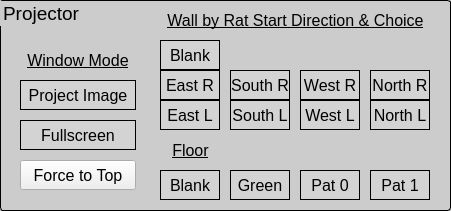
  <widget class="QGroupBox" name="projectionOperationGroupBox">
   <property name="geometry">
    <rect>
     <x>10</x>
     <y>850</y>
     <width>451</width>
     <height>211</height>
    </rect>
   </property>
   <property name="font">
    <font>
     <pointsize>14</pointsize>
    </font>
   </property>
   <property name="styleSheet">
    <string notr="true">QGroupBox {
                    background-color: #cccccc; /* light gray */
                    border: 1px solid black; /* 1pt solid black border */
                    border-radius: 3px; /* Optional: for slightly rounded corners */
                    }
                </string>
   </property>
   <property name="title">
    <string>Projector</string>
   </property>
   <widget class="QPushButton" name="projWallImgCfgBtn_3">
    <property name="geometry">
     <rect>
      <x>230</x>
      <y>70</y>
      <width>60</width>
      <height>30</height>
     </rect>
    </property>
    <property name="font">
     <font>
      <pointsize>12</pointsize>
     </font>
    </property>
    <property name="styleSheet">
     <string notr="true">QPushButton {
    background-color: lightgray;
    border: 1px solid black;
}

QPushButton:checked {
    background-color: gray; /* Color when toggled */
}

QPushButton:pressed {
    background-color: darkgray; /* Color when pressed */
}
</string>
    </property>
    <property name="text">
     <string>South R</string>
    </property>
    <property name="checkable">
     <bool>true</bool>
    </property>
   </widget>
   <widget class="QPushButton" name="projWallImgCfgBtn_7">
    <property name="geometry">
     <rect>
      <x>370</x>
      <y>70</y>
      <width>60</width>
      <height>30</height>
     </rect>
    </property>
    <property name="font">
     <font>
      <pointsize>12</pointsize>
     </font>
    </property>
    <property name="styleSheet">
     <string notr="true">QPushButton {
    background-color: lightgray;
    border: 1px solid black;
}

QPushButton:checked {
    background-color: gray; /* Color when toggled */
}

QPushButton:pressed {
    background-color: darkgray; /* Color when pressed */
}
</string>
    </property>
    <property name="text">
     <string>North R</string>
    </property>
    <property name="checkable">
     <bool>true</bool>
    </property>
   </widget>
   <widget class="QPushButton" name="projWallImgCfgBtn_5">
    <property name="geometry">
     <rect>
      <x>300</x>
      <y>70</y>
      <width>60</width>
      <height>30</height>
     </rect>
    </property>
    <property name="font">
     <font>
      <pointsize>12</pointsize>
     </font>
    </property>
    <property name="styleSheet">
     <string notr="true">QPushButton {
    background-color: lightgray;
    border: 1px solid black;
}

QPushButton:checked {
    background-color: gray; /* Color when toggled */
}

QPushButton:pressed {
    background-color: darkgray; /* Color when pressed */
}
</string>
    </property>
    <property name="text">
     <string>West R</string>
    </property>
    <property name="checkable">
     <bool>true</bool>
    </property>
   </widget>
   <widget class="QPushButton" name="projWallImgCfgBtn_8">
    <property name="geometry">
     <rect>
      <x>370</x>
      <y>100</y>
      <width>60</width>
      <height>30</height>
     </rect>
    </property>
    <property name="font">
     <font>
      <pointsize>12</pointsize>
     </font>
    </property>
    <property name="styleSheet">
     <string notr="true">QPushButton {
    background-color: lightgray;
    border: 1px solid black;
}

QPushButton:checked {
    background-color: gray; /* Color when toggled */
}

QPushButton:pressed {
    background-color: darkgray; /* Color when pressed */
}
</string>
    </property>
    <property name="text">
     <string>North L</string>
    </property>
    <property name="checkable">
     <bool>true</bool>
    </property>
   </widget>
   <widget class="QPushButton" name="projWallImgCfgBtn_6">
    <property name="geometry">
     <rect>
      <x>300</x>
      <y>100</y>
      <width>60</width>
      <height>30</height>
     </rect>
    </property>
    <property name="font">
     <font>
      <pointsize>12</pointsize>
     </font>
    </property>
    <property name="styleSheet">
     <string notr="true">QPushButton {
    background-color: lightgray;
    border: 1px solid black;
}

QPushButton:checked {
    background-color: gray; /* Color when toggled */
}

QPushButton:pressed {
    background-color: darkgray; /* Color when pressed */
}
</string>
    </property>
    <property name="text">
     <string>West L</string>
    </property>
    <property name="checkable">
     <bool>true</bool>
    </property>
   </widget>
   <widget class="QPushButton" name="projWallImgCfgBtn_0">
    <property name="geometry">
     <rect>
      <x>160</x>
      <y>40</y>
      <width>60</width>
      <height>30</height>
     </rect>
    </property>
    <property name="font">
     <font>
      <pointsize>12</pointsize>
     </font>
    </property>
    <property name="styleSheet">
     <string notr="true">QPushButton {
    background-color: lightgray;
    border: 1px solid black;
}

QPushButton:checked {
    background-color: gray; /* Color when toggled */
}

QPushButton:pressed {
    background-color: darkgray; /* Color when pressed */
}
</string>
    </property>
    <property name="text">
     <string>Blank</string>
    </property>
    <property name="checkable">
     <bool>true</bool>
    </property>
   </widget>
   <widget class="QPushButton" name="projWallImgCfgBtn_2">
    <property name="geometry">
     <rect>
      <x>160</x>
      <y>100</y>
      <width>60</width>
      <height>30</height>
     </rect>
    </property>
    <property name="font">
     <font>
      <pointsize>12</pointsize>
     </font>
    </property>
    <property name="styleSheet">
     <string notr="true">QPushButton {
    background-color: lightgray;
    border: 1px solid black;
}

QPushButton:checked {
    background-color: gray; /* Color when toggled */
}

QPushButton:pressed {
    background-color: darkgray; /* Color when pressed */
}
</string>
    </property>
    <property name="text">
     <string>East L</string>
    </property>
    <property name="checkable">
     <bool>true</bool>
    </property>
   </widget>
   <widget class="QPushButton" name="projWallImgCfgBtn_4">
    <property name="geometry">
     <rect>
      <x>230</x>
      <y>100</y>
      <width>60</width>
      <height>30</height>
     </rect>
    </property>
    <property name="font">
     <font>
      <pointsize>12</pointsize>
     </font>
    </property>
    <property name="styleSheet">
     <string notr="true">QPushButton {
    background-color: lightgray;
    border: 1px solid black;
}

QPushButton:checked {
    background-color: gray; /* Color when toggled */
}

QPushButton:pressed {
    background-color: darkgray; /* Color when pressed */
}
</string>
    </property>
    <property name="text">
     <string>South L</string>
    </property>
    <property name="checkable">
     <bool>true</bool>
    </property>
   </widget>
   <widget class="QPushButton" name="projWallImgCfgBtn_1">
    <property name="geometry">
     <rect>
      <x>160</x>
      <y>70</y>
      <width>60</width>
      <height>30</height>
     </rect>
    </property>
    <property name="font">
     <font>
      <pointsize>12</pointsize>
     </font>
    </property>
    <property name="styleSheet">
     <string notr="true">QPushButton {
    background-color: lightgray;
    border: 1px solid black;
}

QPushButton:checked {
    background-color: gray; /* Color when toggled */
}

QPushButton:pressed {
    background-color: darkgray; /* Color when pressed */
}
</string>
    </property>
    <property name="text">
     <string>East R</string>
    </property>
    <property name="checkable">
     <bool>true</bool>
    </property>
   </widget>
   <widget class="QLabel" name="projImgCfgFloorLabel">
    <property name="geometry">
     <rect>
      <x>160</x>
      <y>140</y>
      <width>61</width>
      <height>21</height>
     </rect>
    </property>
    <property name="font">
     <font>
      <pointsize>12</pointsize>
      <underline>true</underline>
     </font>
    </property>
    <property name="text">
     <string>&lt;html&gt;&lt;head/&gt;&lt;body&gt;&lt;p&gt;Floor&lt;/p&gt;&lt;/body&gt;&lt;/html&gt;</string>
    </property>
    <property name="alignment">
     <set>Qt::AlignCenter</set>
    </property>
   </widget>
   <widget class="QLabel" name="projModeLabel">
    <property name="geometry">
     <rect>
      <x>20</x>
      <y>50</y>
      <width>116</width>
      <height>21</height>
     </rect>
    </property>
    <property name="font">
     <font>
      <pointsize>12</pointsize>
      <underline>true</underline>
     </font>
    </property>
    <property name="text">
     <string>&lt;html&gt;&lt;head/&gt;&lt;body&gt;&lt;p
                        align=&quot;center&quot;&gt;Window Mode&lt;/p&gt;&lt;/body&gt;&lt;/html&gt;</string>
    </property>
    <property name="alignment">
     <set>Qt::AlignCenter</set>
    </property>
   </widget>
   <widget class="QPushButton" name="projWinTogBtn">
    <property name="geometry">
     <rect>
      <x>20</x>
      <y>80</y>
      <width>116</width>
      <height>30</height>
     </rect>
    </property>
    <property name="font">
     <font>
      <pointsize>12</pointsize>
      <weight>50</weight>
      <bold>false</bold>
     </font>
    </property>
    <property name="autoFillBackground">
     <bool>false</bool>
    </property>
    <property name="styleSheet">
     <string notr="true">QPushButton {
    background-color: lightgray;
    border: 1px solid black;
}

QPushButton:checked {
    background-color: gray; /* Color when toggled */
}

QPushButton:pressed {
    background-color: darkgray; /* Color when pressed */
}
</string>
    </property>
    <property name="text">
     <string>Project Image</string>
    </property>
    <property name="checkable">
     <bool>true</bool>
    </property>
   </widget>
   <widget class="QPushButton" name="projWinTogFullScrBtn">
    <property name="geometry">
     <rect>
      <x>20</x>
      <y>120</y>
      <width>116</width>
      <height>30</height>
     </rect>
    </property>
    <property name="font">
     <font>
      <pointsize>12</pointsize>
      <weight>50</weight>
      <bold>false</bold>
     </font>
    </property>
    <property name="styleSheet">
     <string notr="true">QPushButton {
    background-color: lightgray;
    border: 1px solid black;
}

QPushButton:checked {
    background-color: gray; /* Color when toggled */
}

QPushButton:pressed {
    background-color: darkgray; /* Color when pressed */
}
</string>
    </property>
    <property name="text">
     <string>Fullscreen</string>
    </property>
    <property name="checkable">
     <bool>true</bool>
    </property>
   </widget>
   <widget class="QPushButton" name="projWinForceFucusBtn">
    <property name="geometry">
     <rect>
      <x>20</x>
      <y>160</y>
      <width>116</width>
      <height>30</height>
     </rect>
    </property>
    <property name="font">
     <font>
      <pointsize>12</pointsize>
      <weight>50</weight>
      <bold>false</bold>
     </font>
    </property>
    <property name="text">
     <string>Force to Top</string>
    </property>
   </widget>
   <widget class="QLabel" name="projImgCfgWallLabel">
    <property name="geometry">
     <rect>
      <x>160</x>
      <y>10</y>
      <width>271</width>
      <height>21</height>
     </rect>
    </property>
    <property name="font">
     <font>
      <pointsize>12</pointsize>
      <underline>true</underline>
     </font>
    </property>
    <property name="text">
     <string>&lt;html&gt;&lt;head/&gt;&lt;body&gt;&lt;p&gt;Wall by Rat Start Direction &amp;amp; Choice&lt;/p&gt;&lt;/body&gt;&lt;/html&gt;</string>
    </property>
    <property name="alignment">
     <set>Qt::AlignCenter</set>
    </property>
   </widget>
   <widget class="QPushButton" name="projFloorImgCfgBtn_0">
    <property name="geometry">
     <rect>
      <x>160</x>
      <y>170</y>
      <width>60</width>
      <height>30</height>
     </rect>
    </property>
    <property name="font">
     <font>
      <pointsize>12</pointsize>
     </font>
    </property>
    <property name="styleSheet">
     <string notr="true">QPushButton {
    background-color: lightgray;
    border: 1px solid black;
}

QPushButton:checked {
    background-color: gray; /* Color when toggled */
}

QPushButton:pressed {
    background-color: darkgray; /* Color when pressed */
}
</string>
    </property>
    <property name="text">
     <string>Blank</string>
    </property>
    <property name="checkable">
     <bool>true</bool>
    </property>
   </widget>
   <widget class="QPushButton" name="projFloorImgCfgBtn_1">
    <property name="geometry">
     <rect>
      <x>230</x>
      <y>170</y>
      <width>60</width>
      <height>30</height>
     </rect>
    </property>
    <property name="font">
     <font>
      <pointsize>12</pointsize>
     </font>
    </property>
    <property name="styleSheet">
     <string notr="true">QPushButton {
    background-color: lightgray;
    border: 1px solid black;
}

QPushButton:checked {
    background-color: gray; /* Color when toggled */
}

QPushButton:pressed {
    background-color: darkgray; /* Color when pressed */
}
</string>
    </property>
    <property name="text">
     <string>Green</string>
    </property>
    <property name="checkable">
     <bool>true</bool>
    </property>
   </widget>
   <widget class="QPushButton" name="projFloorImgCfgBtn_2">
    <property name="geometry">
     <rect>
      <x>300</x>
      <y>170</y>
      <width>60</width>
      <height>30</height>
     </rect>
    </property>
    <property name="font">
     <font>
      <pointsize>12</pointsize>
     </font>
    </property>
    <property name="styleSheet">
     <string notr="true">QPushButton {
    background-color: lightgray;
    border: 1px solid black;
}

QPushButton:checked {
    background-color: gray; /* Color when toggled */
}

QPushButton:pressed {
    background-color: darkgray; /* Color when pressed */
}
</string>
    </property>
    <property name="text">
     <string>Pat 0</string>
    </property>
    <property name="checkable">
     <bool>true</bool>
    </property>
   </widget>
   <widget class="QPushButton" name="projFloorImgCfgBtn_3">
    <property name="geometry">
     <rect>
      <x>370</x>
      <y>170</y>
      <width>60</width>
      <height>30</height>
     </rect>
    </property>
    <property name="font">
     <font>
      <pointsize>12</pointsize>
     </font>
    </property>
    <property name="styleSheet">
     <string notr="true">QPushButton {
    background-color: lightgray;
    border: 1px solid black;
}

QPushButton:checked {
    background-color: gray; /* Color when toggled */
}

QPushButton:pressed {
    background-color: darkgray; /* Color when pressed */
}
</string>
    </property>
    <property name="text">
     <string>Pat 1</string>
    </property>
    <property name="checkable">
     <bool>true</bool>
    </property>
   </widget>
  </widget>
